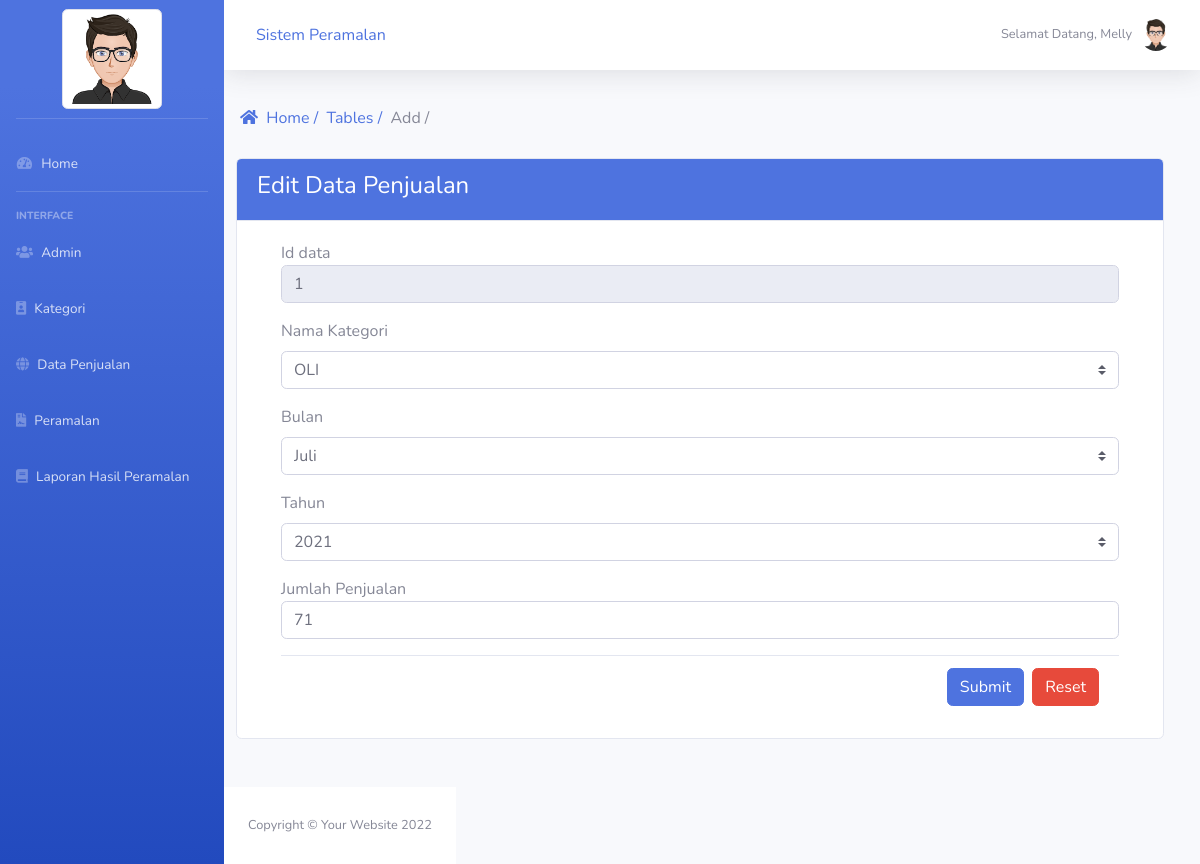
The app's page /penjualan/edit.php?id=1 (signed in) with its own data.
### tables this page shows
CREATE TABLE `data` (
  `id_data` int(11) NOT NULL,
  `id_admin` int(11) NOT NULL,
  `id_kategori` int(11) NOT NULL,
  `nama_kategori` char(100) NOT NULL,
  `bulan` varchar(50) NOT NULL,
  `tahun` int(11) NOT NULL,
  `jumlah` float NOT NULL
);

CREATE TABLE `kategori` (
  `id_kategori` int(11) NOT NULL,
  `nama_kategori` char(100) NOT NULL
);

### penjualan/edit.php (the view, shortened to what this page needs)
<?php include_once('header.php');
require_once "../config/config.php";
?>
<section class="content-header ">
    <ul class="breadcrumb bg-light text-right">
        <li><a href="index.php"><i class="fas fa-home"></i>&nbsp; Home /</a></li>
        <li><a href="index.php">&nbsp; Tables /</a></li>
        <li class="active">&nbsp; Add /</li>
    </ul>
</section>
<div class="row col-lg-12">
    <div class="col-lg-12">
        <div class="card">
            <div class="card-header bg-primary">
                <h4 class="text-white">Edit Data Penjualan</h4>
            </div>
            <div class="container">
                <div class="row align-items-center">
                    <div class="col">
                        <div class="card-body">
                            <?php
                            $id = @$_GET['id'];
                            $sql_data = mysqli_query($con, "SELECT * FROM data AS ak INNER JOIN kategori AS st ON st.id_kategori=ak.id_kategori WHERE ak.id_kategori=ak.id_kategori && ak.id_data = '$id'") or die(mysqli_error($con));
                            $data = mysqli_fetch_array($sql_data)
                            ?>
                            <form action="" enctype="multipart/form-data" method="post">
                                <div class="form-group">
                                    <div class="section-title mt-0">Id data</div>
                                    <div class="input-group mb-2">
                                        <input type="text" name="id" class="form-control" value="<?= $data['id_data'] ?>" readonly>
                                    </div>
                                </div>
                                <div class="form-group">
                                    <label for="jabatan">
                                        <div class="section-title mt-0"> Nama Kategori </div>
                                    </label>
                                    <select class="custom-select" id="namakategori" name="namakategori">
                                        <option selected value="<?= $data['id_kategori'] ?>"> <?= $data['nama_kategori'] ?></option>
                                    </select>
                                </div>
                                <div class="form-group">
                                    <label for="Bulan">
                                        <div class="section-title mt-0"> Bulan </div>
                                    </label>
                                    <select class="custom-select" id="Bulan" name="Bulan">
                                        <option selected><?= $data['bulan'] ?></option>
                                    </select>
                                </div>
                                <div class="form-group">
                                    <label for="tahun">
                                        <div class="section-title mt-0"> Tahun </div>
                                    </label>
                                    <select class="custom-select" id="Tahun" name="Tahun">
                                        <option selected><?= $data['tahun'] ?></option>
                                    </select>
                                </div>
                                <div class="form-group">
                                    <div class="section-title mt-0">Jumlah Penjualan</div>
                                    <div class="input-group mb-2">
                                        <input type="number" class="form-control" name="jmlh" required value="<?= $data['jumlah'] ?>">
                                    </div>
                                </div>
                                <div class="card-footer bg-white text-right">
                                    <button class="btn btn-primary mr-1" type="submit" name="submit">Submit</button>
                                    <button class="btn btn-danger" type="reset">Reset</button>
                                </div>
                        </div>
                    </div>
                </div>
            </div>
        </div>
    </div>
    <?php include_once('footer.php');
    ?>

### records on screen
data: id "1", namakategori "OLI", Bulan "Juli", Tahun "2021", jmlh "71"

### other values on screen
$_SESSION['nama'] "Melly"
